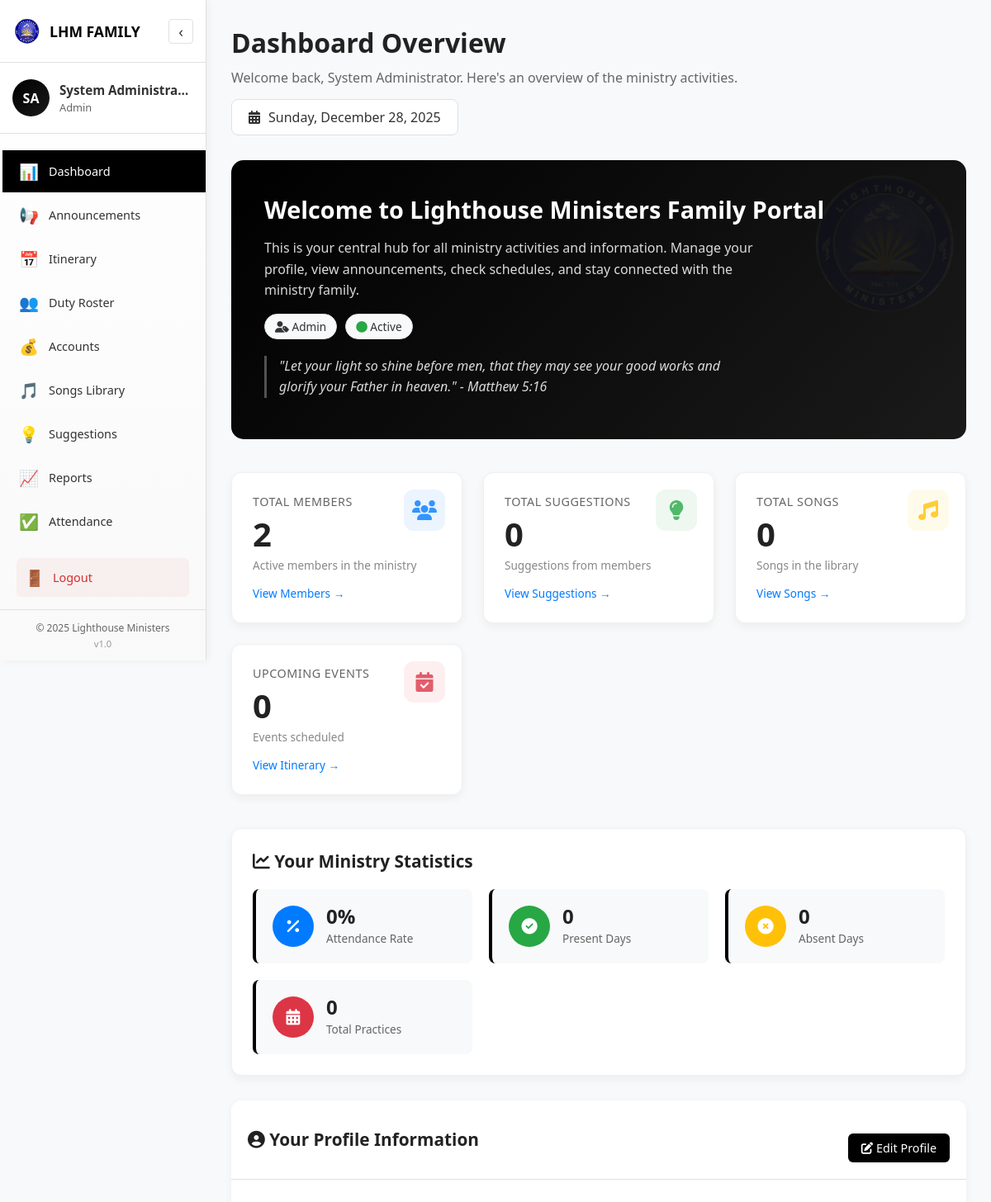
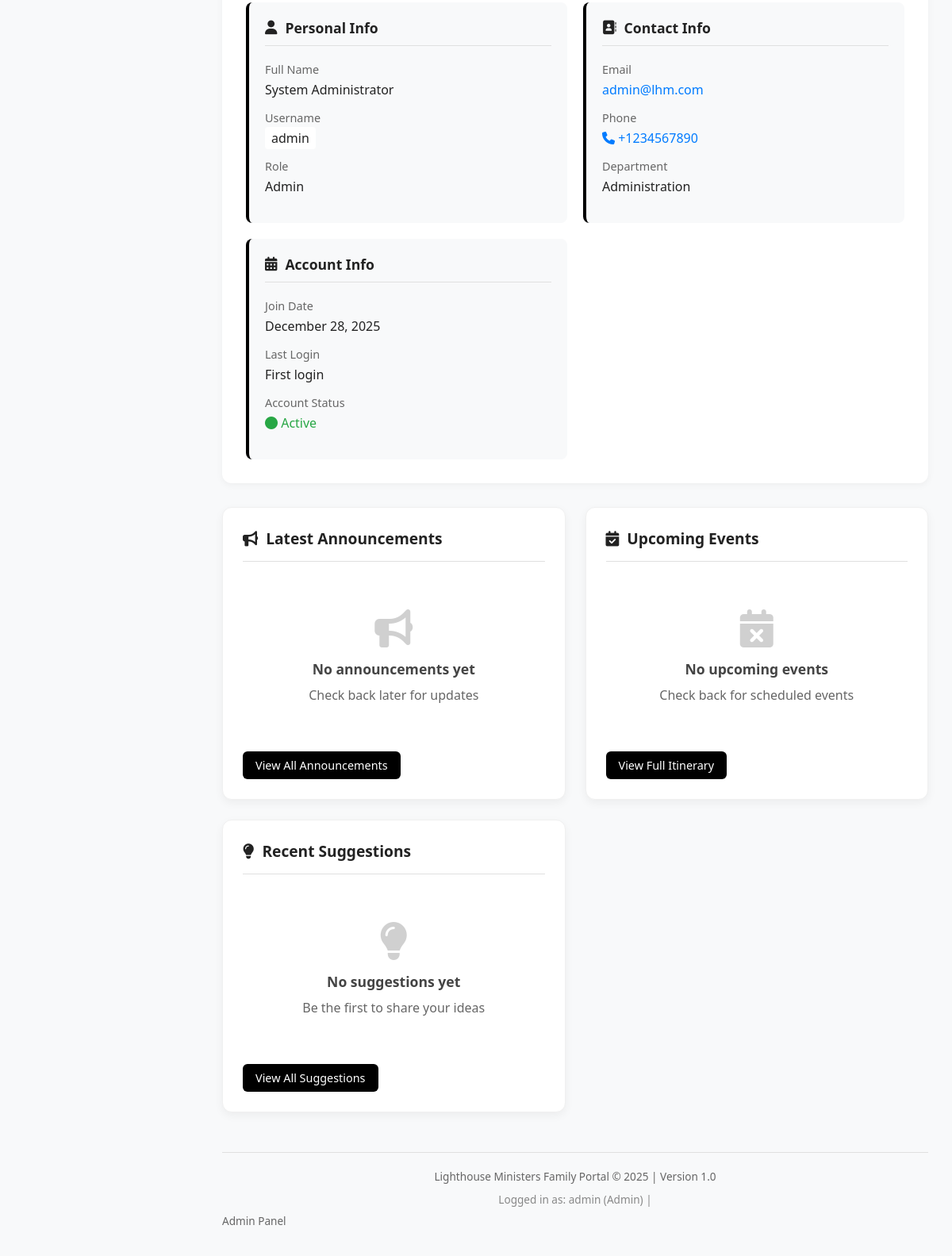
/dashboard.php (signed in), run on the app's committed database (2 pictures, top to bottom).
### tables this page shows
CREATE TABLE IF NOT EXISTS `users` (
    `id` INT AUTO_INCREMENT PRIMARY KEY,
    `username` VARCHAR(50) UNIQUE NOT NULL,
    `email` VARCHAR(100) UNIQUE NOT NULL,
    `password` VARCHAR(255) NOT NULL,
    `full_name` VARCHAR(100) NOT NULL,
    `role` ENUM('admin', 'chairman', 'secretary', 'treasurer', 'music_director', 'spiritual_leader', 'publicity_leader', 'member') DEFAULT 'member',
    `phone` VARCHAR(20),
    `voice_part` ENUM('soprano', 'alto', 'tenor', 'bass') DEFAULT NULL,
    `address` TEXT,
    `date_of_birth` DATE DEFAULT NULL,
    `profile_pic` VARCHAR(255) DEFAULT 'default.png',
    `join_date` DATE NOT NULL,
    `department` VARCHAR(50),
    `status` ENUM('active', 'inactive', 'suspended') DEFAULT 'active',
    `last_login` DATETIME DEFAULT NULL,
    `created_at` TIMESTAMP DEFAULT CURRENT_TIMESTAMP,
    `updated_at` TIMESTAMP DEFAULT CURRENT_TIMESTAMP ON UPDATE CURRENT_TIMESTAMP
);

### dashboard.php (the view, shortened to what the rows shown need)
<?php
require_once 'db.php';
$user_id = $_SESSION['user_id'];
$user_query = mysqli_query($conn, "SELECT * FROM users WHERE id = '$user_id'");
$user_data = mysqli_fetch_assoc($user_query);
function getValue($array, $key, $default = 'Not set') {
    return isset($array[$key]) && !empty($array[$key]) ? $array[$key] : $default;
}
$full_name = getValue($user_data, 'full_name', 'User');
$username = getValue($user_data, 'username', 'user');
$role = getValue($user_data, 'role', 'member');
$department = getValue($user_data, 'department', 'Not assigned');
$join_date = getValue($user_data, 'join_date', date('Y-m-d'));
$email = getValue($user_data, 'email', '');
$phone = getValue($user_data, 'phone', '');
$formatted_join_date = date('F j, Y', strtotime($join_date));
?>
<!DOCTYPE html>
<html lang="en">
<head>
    <link rel="stylesheet" href="https://cdnjs.cloudflare.com/ajax/libs/font-awesome/6.4.0/css/all.min.css">
</head>
<body>
    <?php include 'sidebar.php'; ?>
    <div class="main-content" id="mainContent">
        <div class="page-header">
            <h1>Dashboard Overview</h1>
            <p>Welcome back, <?php echo htmlspecialchars($full_name); ?>. Here's an overview of the ministry activities.</p>
            <div class="date-display">
                <i class="fas fa-calendar-alt"></i>
                <?php echo date('l, F j, Y'); ?>
            </div>
        </div>
        <div class="welcome-section">
            <div class="welcome-content">
                <h2>Welcome to Lighthouse Ministers Family Portal</h2>
                <div class="profile-tags">
                    <span class="profile-tag">
                        <i class="fas fa-user-tag"></i> <?php echo ucfirst($role); ?>
                    </span>
                    <span class="profile-tag">
                        <i class="fas fa-circle" style="color: #28a745;"></i> Active
                    </span>
                </div>
            </div>
        </div>
        <div class="profile-info-section">
            <div class="section-header">
                <h2><i class="fas fa-user-circle"></i> Your Profile Information</h2>
            </div>
            <div class="profile-grid">
                <div class="profile-card">
                    <div class="detail-item">
                        <div class="detail-label">Full Name</div>
                        <div class="detail-value"><?php echo htmlspecialchars($full_name); ?></div>
                    </div>
                    <div class="detail-item">
                        <div class="detail-value">
                            <code style="background: #fff; padding: 3px 8px; border-radius: 4px;">
                                <?php echo htmlspecialchars($username); ?>
                            </code>
                        </div>
                    </div>
                    <div class="detail-item">
                        <div class="detail-label">Role</div>
                        <div class="detail-value"><?php echo ucfirst($role); ?></div>
                    </div>
                </div>
                <div class="profile-card">
                    <div class="detail-item">
                        <div class="detail-value">
                            <?php if ($email): ?>
                                <a href="mailto:<?php echo htmlspecialchars($email); ?>" style="color: #007bff; text-decoration: none;">
                                    <?php echo htmlspecialchars($email); ?>
                                </a>
                            <?php else: ?>
                                Not set
                            <?php endif; ?>
                        </div>
                    </div>
                    <div class="detail-item">
                        <div class="detail-value">
                            <?php if ($phone): ?>
                                <a href="tel:<?php echo htmlspecialchars($phone); ?>" style="color: #007bff; text-decoration: none;">
                                    <i class="fas fa-phone"></i> <?php echo htmlspecialchars($phone); ?>
                                </a>
                            <?php else: ?>
                                Not set
                            <?php endif; ?>
                        </div>
                    </div>
                    <div class="detail-item">
                        <div class="detail-label">Department</div>
                        <div class="detail-value"><?php echo htmlspecialchars($department); ?></div>
                    </div>
                </div>
                <div class="profile-card">
                    <div class="detail-item">
                        <div class="detail-label">Join Date</div>
                        <div class="detail-value"><?php echo $formatted_join_date; ?></div>
                    </div>
                </div>
            </div>
        </div>
        <div class="dashboard-footer">
            <p>Lighthouse Ministers Family Portal &copy; <?php echo date('Y'); ?> | Version 1.0</p>
            <div class="user-info">
                Logged in as: <?php echo htmlspecialchars($username); ?>
                (<?php echo ucfirst($role); ?>)
                <?php if ($role === 'admin' || $role === 'superadmin'): ?>
                | <a href="admin.php" class="admin-link">Admin Panel</a>
                <?php endif; ?>
            </div>
        </div>
    </div>
</body>
</html>

### sidebar.php (shortened to what the rows shown need)
<?php
require_once 'db.php';
$user_id = $_SESSION['user_id'];
$user_query = mysqli_query($conn, "SELECT full_name, profile_pic, role FROM users WHERE id = '$user_id'");
$user_data = mysqli_fetch_assoc($user_query);
?>
<div class="sidebar-container" id="sidebar">
    <div class="user-profile">
        <div class="profile-info">
            <h4 class="user-name"><?php echo htmlspecialchars($user_data['full_name']); ?></h4>
            <span class="user-role"><?php echo ucfirst($user_data['role']); ?></span>
        </div>
    </div>
    </div>

### data on the page
users: full_name "System Administra…", role "Admin", full_name "System Administrator", username "admin", email "admin@lhm.com", phone "+1234567890", department "Administration", join_date "December 28, 2025"

### other printed values
substr($initials, 0, 2) "SA"
$total_members "2"
$total_suggestions "0"
$total_songs "0"
$total_events "0"
$attendance_rate "0"
$present_count "0"
$absent_count "0"
$total_attendance "0"
$formatted_last_login "First login"
